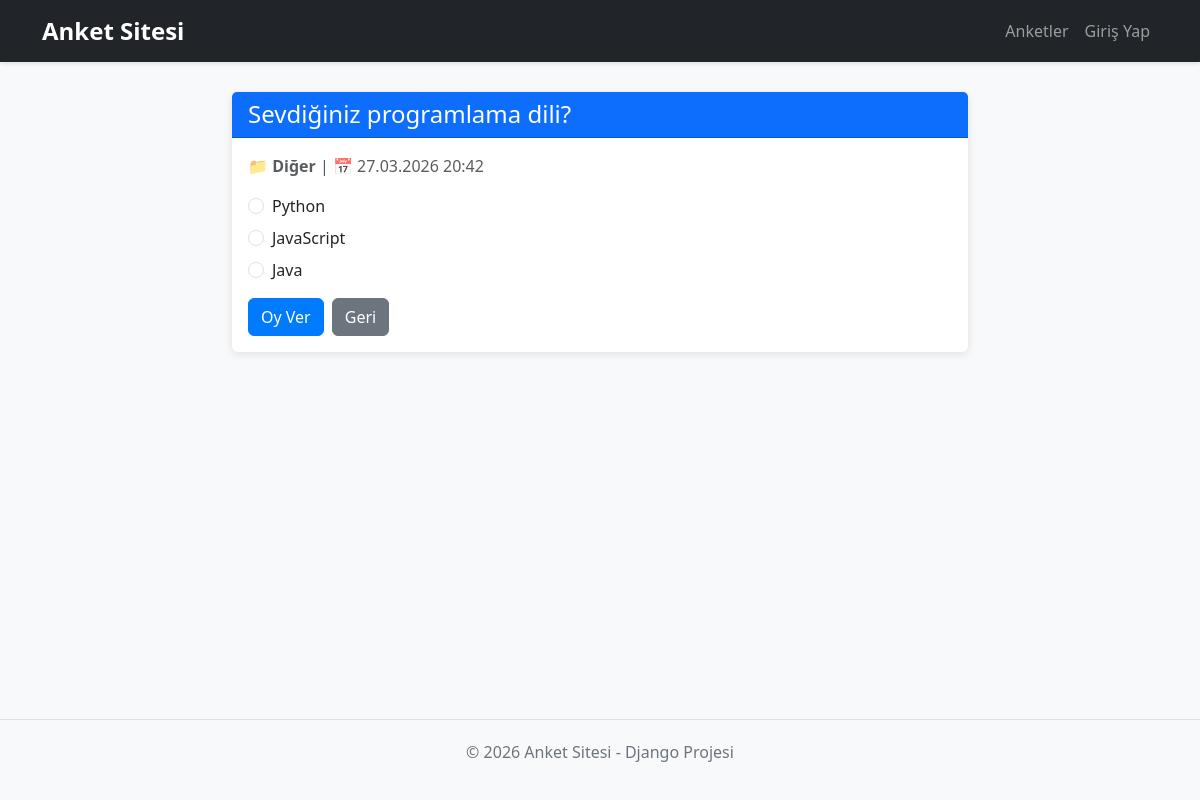
/1/, run on the app's committed database.
### polls/models.py (models this page shows, shortened)
class Question(models.Model):
    CATEGORY_CHOICES = [
        ('Teknoloji', 'Teknoloji'),
        ('Spor', 'Spor'),
        ('Eğitim', 'Eğitim'),
        ('Siyaset', 'Siyaset'),
        ('Sanat', 'Sanat'),
        ('Diğer', 'Diğer'),
    ]
    question_text = models.CharField(max_length=200)
    pub_date = models.DateTimeField("date published")
    category = models.CharField(max_length=50, choices=CATEGORY_CHOICES, default='Diğer')

class Choice(models.Model):
    question = models.ForeignKey(Question, on_delete=models.CASCADE)
    choice_text = models.CharField(max_length=200)
    votes = models.IntegerField(default=0)

### polls/views.py (the view)
# urls.py: path("<int:pk>/", views.DetailView.as_view(), name="detail"),
class DetailView(generic.DetailView):
    model = Question
    template_name = "polls/detail.html"
    def get_queryset(self):
        return Question.objects.filter(pub_date__lte=timezone.now())

### polls/templates/polls/detail.html (shortened to what this page needs)
{% extends 'base.html' %}
{% block content %}
<div class="row justify-content-center">
    <div class="col-md-8">
        <div class="card">
            <div class="card-header bg-primary text-white">
                <h4 class="mb-0">{{ question.question_text }}</h4>
            </div>
            <div class="card-body">
                <p class="text-muted mb-3">
                    📁 <strong>{{ question.category }}</strong> |
                    📅 {{ question.pub_date|date:"d.m.Y H:i" }}
                </p>
                <form action="{% url 'polls:vote' question.id %}" method="post">
                    <div class="mb-3">
                        {% for choice in question.choice_set.all %}
                            <div class="form-check mb-2">
                                <input class="form-check-input" type="radio" name="choice" value="{{ choice.id }}" id="choice{{ choice.id }}" required>
                                <label class="form-check-label" for="choice{{ choice.id }}">
                                    {{ choice.choice_text }}
                                </label>
                            </div>
                        {% endfor %}
                    </div>
                    <div class="d-grid gap-2 d-md-flex">
                        <button type="submit" class="btn btn-primary">Oy Ver</button>
                        <a href="{% url 'polls:index' %}" class="btn btn-secondary">Geri</a>
                    </div>
                </form>
            </div>
        </div>
    </div>
</div>
{% endblock %}

### data on the page
Question: question_text "Sevdiğiniz programlama dili?", category "Diğer", pub_date "27.03.2026 20:42"
Choice: choice_text "Python"
Choice: choice_text "JavaScript"
Choice: choice_text "Java"
